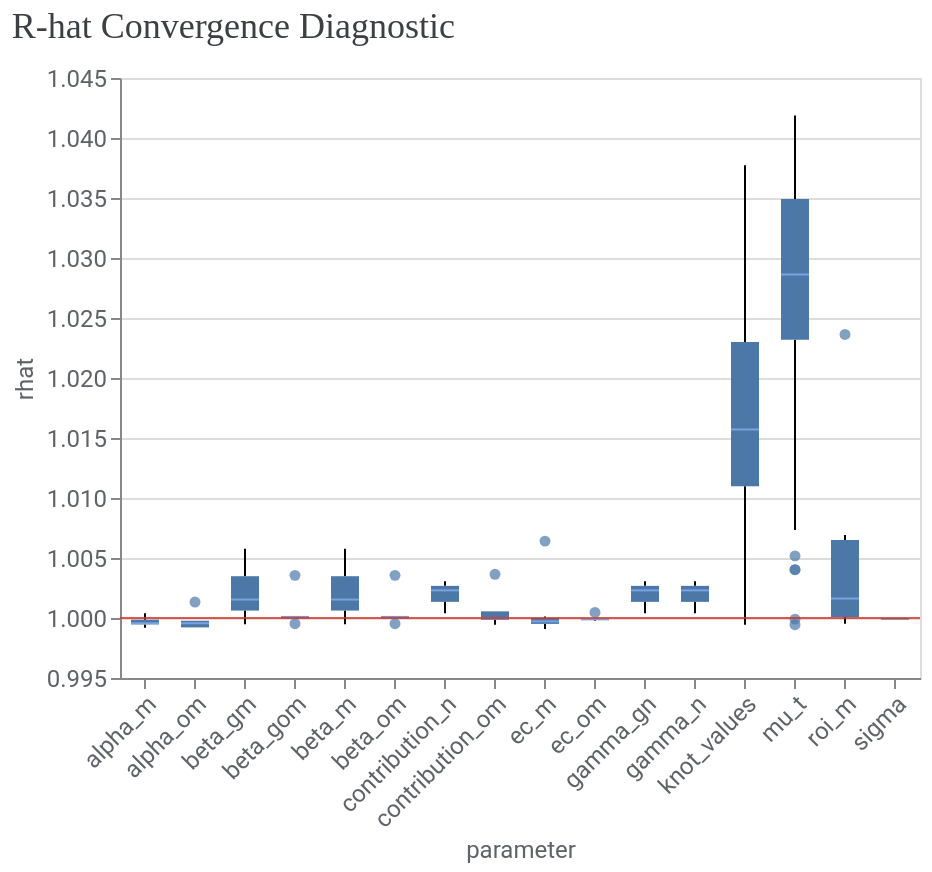
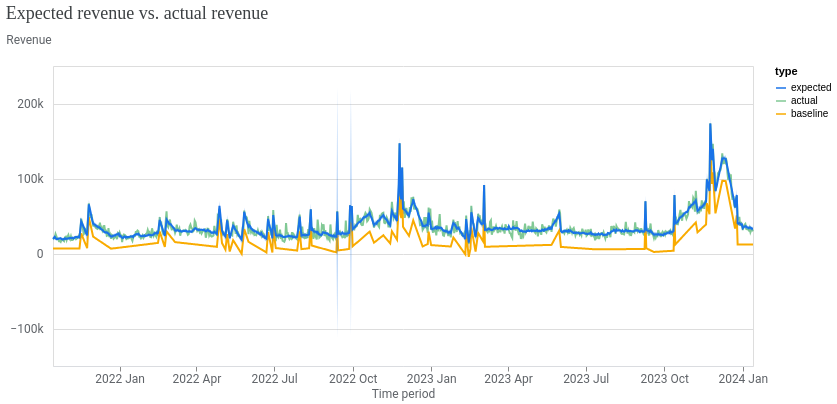

Notebook code cell kept with these figures, in order:
### Code cell
# Inspect the quality of the model
plot_model_quality(mmm)

### Figure 1 — Vega-Lite specification as saved in the notebook (floating-point values rounded to 4 significant figures; data arrays with more than 128 entries replaced by an {"elided": "..."} marker saying what was removed)
{"config": {"view": {"continuousWidth": 300, "continuousHeight": 300}, "axis": {"labelColor": "#5F6368", "labelFont": "Roboto", "labelFontSize": 12, "titleColor": "#5F6368", "titleFont": "Roboto", "titleFontSize": 12, "titleFontWeight": "normal"}}, "layer": [{"data": {"name": "data-d390ab83eddfdf784c40a639a1a6d4fe"}, "mark": {"type": "boxplot", "median": {"color": "#8AB4F8"}, "outliers": {"filled": true}}, "encoding": {"x": {"axis": {"labelAngle": -45}, "field": "parameter", "type": "nominal"}, "y": {"field": "rhat", "scale": {"zero": false}, "type": "quantitative"}}}, {"data": {"name": "empty"}, "mark": {"type": "rule", "color": "#D93025", "opacity": 0.8}, "encoding": {"y": {"datum": 1}}}], "title": {"text": "R-hat Convergence Diagnostic", "anchor": "start", "color": "#3C4043", "font": "Google Sans Display", "fontSize": 18, "fontWeight": "normal", "offset": 10}, "width": 400, "$schema": "https://vega.github.io/schema/vega-lite/v6.4.1.json", "datasets": {"data-d390ab83eddfdf784c40a639a1a6d4fe": {"elided": "986 records"}, "empty": [{}]}}

### Figure 2 — Vega-Lite specification as saved in the notebook (floating-point values rounded to 4 significant figures; data arrays with more than 128 entries replaced by an {"elided": "..."} marker saying what was removed)
{"config": {"view": {"continuousWidth": 300, "continuousHeight": 300}, "axis": {"labelColor": "#5F6368", "labelFont": "Roboto", "labelFontSize": 12, "titleColor": "#5F6368", "titleFont": "Roboto", "titleFontSize": 12, "titleFontWeight": "normal"}}, "layer": [{"mark": {"type": "line"}, "encoding": {"color": {"field": "type", "scale": {"domain": ["expected", "actual", "baseline"], "range": ["#1A73E8", "#81C995", "#F9AB00"]}, "type": "nominal"}, "x": {"axis": {"domainColor": "#DADCE0", "format": "%Y %b", "grid": false, "tickCount": 8}, "field": "time", "title": "Time period", "type": "temporal"}, "y": {"axis": {"domain": false, "labelExpr": "replace(format(datum.value, '.3~s'), 'G', 'B')", "labelPadding": 10, "tickCount": 5, "ticks": false, "titleAlign": "left", "titleAngle": 0, "titleY": -20}, "field": "mean", "title": "Revenue", "type": "quantitative"}}}, {"mark": {"type": "rule", "opacity": 0}, "encoding": {"opacity": {"condition": {"param": "param_daae7590cf6ce0e8", "value": 0.3, "empty": false}, "value": 0}, "tooltip": [{"field": "time", "title": "Time period", "type": "temporal"}, {"field": "expected", "format": ",.0f", "title": "Expected", "type": "quantitative"}, {"field": "actual", "format": ",.0f", "title": "Actual", "type": "quantitative"}, {"field": "baseline", "format": ",.0f", "title": "Baseline", "type": "quantitative"}], "x": {"field": "time", "type": "temporal"}}, "name": "view_7aace2246e996cf6_1", "transform": [{"pivot": "type", "value": "mean", "groupby": ["time"]}]}, {"mark": {"type": "circle", "filled": false, "size": 36}, "encoding": {"color": {"field": "type", "legend": null, "scale": {"domain": ["expected", "actual", "baseline"], "range": ["#1A73E8", "#81C995", "#F9AB00"]}, "type": "nominal"}, "opacity": {"condition": {"param": "param_daae7590cf6ce0e8", "value": 1, "empty": false}, "value": 0}, "x": {"field": "time", "type": "temporal"}, "y": {"field": "mean", "type": "quantitative"}}}, {"mark": {"type": "area", "opacity": 0.3}, "encoding": {"color": {"field": "type", "legend": null, "scale": {"domain": ["expected"], "range": ["#1A73E8"]}, "type": "nominal"}, "x": {"field": "time", "type": "temporal"}, "y": {"field": "ci_hi", "type": "quantitative"}, "y2": {"field": "ci_lo"}}}], "data": {"name": "data-075f3df3830797e1cca6e55fa7628496"}, "params": [{"name": "param_daae7590cf6ce0e8", "select": {"type": "point", "clear": "pointerout", "fields": ["time"], "nearest": true, "on": "pointerover"}, "views": ["view_7aace2246e996cf6_1"]}], "resolve": {"scale": {"color": "independent"}}, "title": {"text": "Expected revenue vs. actual revenue", "anchor": "start", "color": "#3C4043", "font": "Google Sans Display", "fontSize": 18, "fontWeight": "normal", "offset": 10}, "width": 700, "$schema": "https://vega.github.io/schema/vega-lite/v6.4.1.json", "datasets": {"data-075f3df3830797e1cca6e55fa7628496": {"elided": "2463 records"}}}
